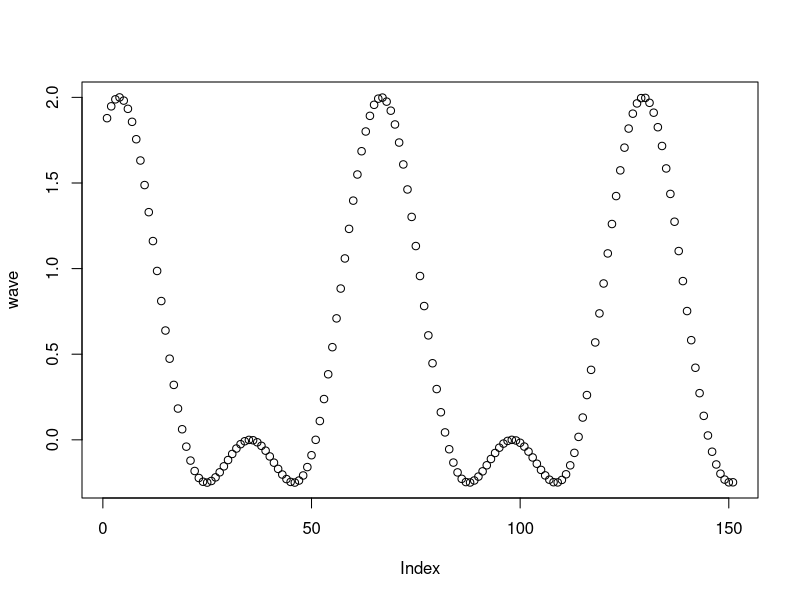

Reproduce this figure in R.
# Exercise 1: creating and operating on vectors

# Create a vector `names` that contains your name and the names of 2 people 
# next to you. Print the vector.
names <- c("name1", "name2", "name3")

# Use the colon operator : to create a vector `n` of numbers from 10:49
n <- 10:49

# Use the `length()` function to get the number of elements in `n`
length(n)

# Add 1 to each element in `n` and print the result
print(length(n) + 1)

# Create a vector `m` that contains the numbers 10 to 1 (in that order). 
# Hint: use the `seq()` function
m <- 10:1

# Subtract `m` FROM `n`. Note the recycling!
m - n

# Use the `seq()` function to produce a range of numbers from -5 to 10 in `0.1`
# increments. Store it in a variable `x_range`
x_range <- seq(from=-5, to = 10, by = 0.1)

# Create a vector `sin_wave` by calling the `sin()` function on each element 
# in `x_range`.
sin_wave <- sin(x_range)

# Create a vector `cos_wave` by calling the `cos()` function on each element 
# in `x_range`.
cos_wave <- sin(x_range)

# Create a vector `wave` by multiplying `sin_wave` and `cos_wave` together, then
# adding `sin_wave` to the product
wave <- (sin_wave * cos_wave) + sin_wave

# Use the `plot()` function to plot your `wave`!
plot(wave)